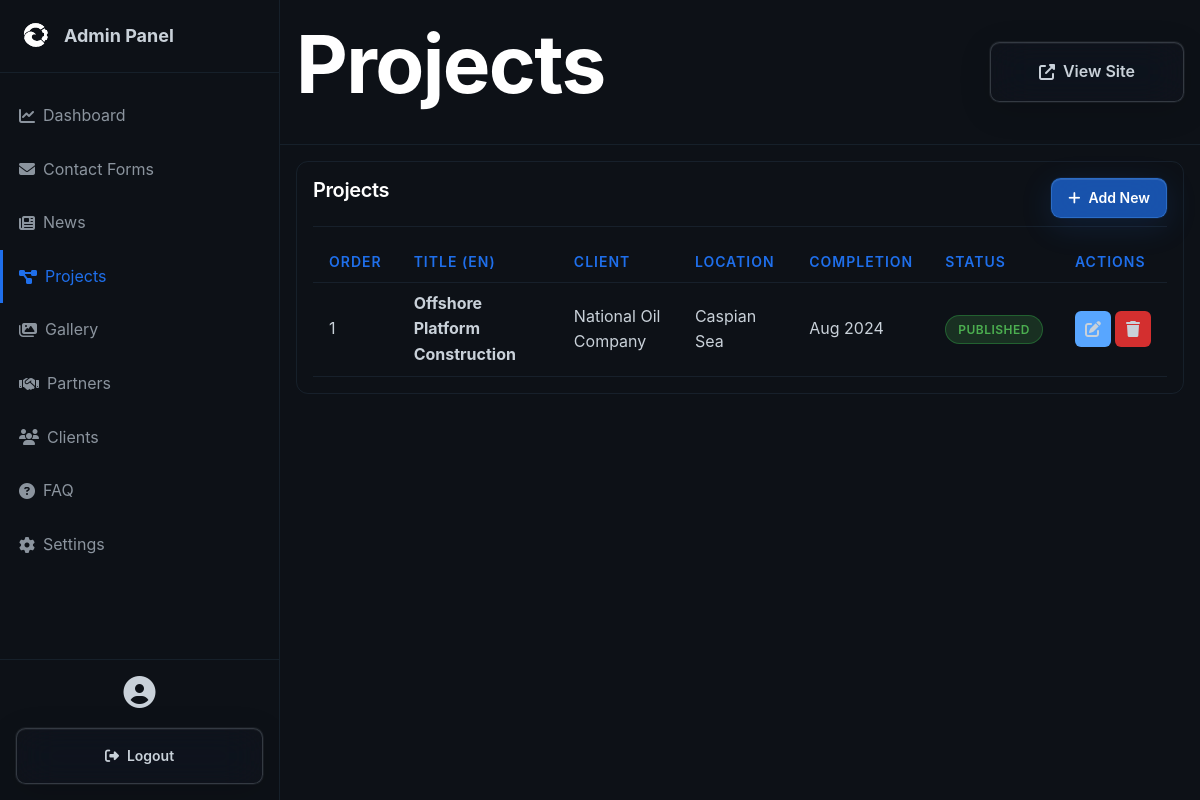
Screenshot of /admin/projects.php (signed in) with the database file from the repository.
### tables this page shows
CREATE TABLE projects (
                id INTEGER PRIMARY KEY AUTOINCREMENT,
                title_en TEXT NOT NULL,
                title_ru TEXT NOT NULL,
                title_az TEXT NOT NULL,
                description_en TEXT NOT NULL,
                description_ru TEXT NOT NULL,
                description_az TEXT NOT NULL,
                category_en TEXT,
                category_ru TEXT,
                category_az TEXT,
                client TEXT,
                completion_date DATE,
                location TEXT,
                images TEXT,
                created_at DATETIME DEFAULT CURRENT_TIMESTAMP,
                updated_at DATETIME DEFAULT CURRENT_TIMESTAMP,
                is_published INTEGER DEFAULT 1,
                sort_order INTEGER DEFAULT 0
            );

### admin/projects.php (the view, shortened to what this page needs)
<?php
require_once 'header.php';
$db = Database::getInstance()->getConnection();
$stmt = $db->query("SELECT * FROM projects ORDER BY sort_order ASC");
$projects = $stmt->fetchAll();
?>
<div class="admin-card">
    <div class="admin-card-header">
        <h3 class="admin-card-title">Projects</h3>
        <a href="<?php echo BASE_URL; ?>/admin/projects-edit.php" class="btn btn-primary btn-sm">
            <i class="fas fa-plus"></i> Add New
        </a>
    </div>
    <?php if (count($projects) > 0): ?>
    <table class="admin-table">
        <thead>
            <tr>
                <th>Order</th>
                <th>Title (EN)</th>
                <th>Client</th>
                <th>Location</th>
                <th>Completion</th>
                <th>Status</th>
                <th>Actions</th>
            </tr>
        </thead>
        <tbody>
            <?php foreach ($projects as $project): ?>
            <tr>
                <td><?php echo $project['sort_order']; ?></td>
                <td><strong><?php echo htmlspecialchars($project['title_en']); ?></strong></td>
                <td><?php echo htmlspecialchars($project['client']); ?></td>
                <td><?php echo htmlspecialchars($project['location']); ?></td>
                <td><?php echo $project['completion_date'] ? date('M Y', strtotime($project['completion_date'])) : '-'; ?></td>
                <td>
                    <?php if ($project['is_published']): ?>
                        <span class="badge badge-success">Published</span>
                    <?php else: ?>
                        <span class="badge badge-danger">Draft</span>
                    <?php endif; ?>
                </td>
                <td>
                    <div class="action-buttons">
                        <a href="<?php echo BASE_URL; ?>/admin/projects-edit.php?id=<?php echo $project['id']; ?>" class="btn-icon btn-edit">
                            <i class="fas fa-edit"></i>
                        </a>
                        <a href="?delete=<?php echo $project['id']; ?>" class="btn-icon btn-delete" onclick="return confirm('Are you sure?')">
                            <i class="fas fa-trash"></i>
                        </a>
                    </div>
                </td>
            </tr>
            <?php endforeach; ?>
        </tbody>
    </table>
    <?php endif; ?>
</div>
<?php require_once 'footer.php'; ?>

### assets/css/style.css (style rules this page uses)
*, *::before, *::after { box-sizing: border-box; margin: 0; padding: 0; }
:root { --bg-primary: #0d1117; --bg-secondary: #161b22; --bg-tertiary: #21262d; --bg-overlay: rgba(13, 17, 23, 0.95); --color-primary: #58a6ff; --color-primary-hover: #79c0ff; --color-secondary: #1f6feb; --color-accent: #39d353; --color-accent-secondary: #56d364; --text-primary: #c9d1d9; --text-secondary: #8b949e; --text-muted: #6e7681; --text-white: #ffffff; --border-primary: #30363d; --border-secondary: #21262d; --border-muted: #161b22; --gradient-brand: linear-gradient(135deg, #58a6ff 0%, #1f6feb 100%); --gradient-success: linear-gradient(135deg, #56d364 0%, #39d353 100%); --gradient-purple: linear-gradient(135deg, #bc8cff 0%, #7c3aed 100%); --glow-primary: 0 0 40px rgba(88, 166, 255, 0.3); --glow-accent: 0 0 40px rgba(56, 211, 83, 0.3); --glow-purple: 0 0 40px rgba(188, 140, 255, 0.3); --spacing-xs: 0.25rem; --spacing-sm: 0.5rem; --spacing-md: 1rem; --spacing-lg: 1.5rem; --spacing-xl: 2rem; --spacing-2xl: 3rem; --spacing-3xl: 4rem; --spacing-4xl: 6rem; --spacing-5xl: 6.5rem; --radius-sm: 0.375rem; --radius-md: 0.6rem; --radius-lg: 0.75rem; --radius-xl: 0.8rem; --radius-2xl: 1rem; --shadow-sm: 0 1px 3px rgba(0, 0, 0, 0.5); --shadow-md: 0 4px 12px rgba(0, 0, 0, 0.4); --shadow-lg: 0 10px 30px rgba(0, 0, 0, 0.5); --shadow-xl: 0 20px 60px rgba(0, 0, 0, 0.6); --transition-fast: 150ms cubic-bezier(0.4, 0, 0.2, 1); --transition-normal: 200ms cubic-bezier(0.4, 0, 0.2, 1); --transition-slow: 300ms cubic-bezier(0.4, 0, 0.2, 1); }
* { margin: 0; padding: 0; box-sizing: border-box; }
html { scroll-behavior: smooth; font-size: 16px; width: 100%; max-width: 100vw; overflow-x: hidden; }
body { font-family: "SF Pro Display", -apple-system, BlinkMacSystemFont, "Segoe UI", "Noto Sans", Helvetica, Arial, sans-serif; background-color: var(--bg-primary); color: var(--text-primary); line-height: 1.6; overflow-x: hidden; width: 100%; max-width: 100vw; -webkit-font-smoothing: antialiased; -moz-osx-font-smoothing: grayscale; }
h1, h2, h3, h4, h5, h6 { font-weight: 600; line-height: 1.2; color: var(--text-white); margin-bottom: var(--spacing-md); letter-spacing: -0.02em; }
h3 { font-size: clamp(1.5rem, 4vw, 2.5rem); }
a { color: var(--color-primary); text-decoration: none; transition: color var(--transition-fast); }
.btn-sm { padding: var(--spacing-sm) var(--spacing-lg); font-size: 0.875rem; }
.btn { display: inline-flex; align-items: center; justify-content: center; gap: var(--spacing-sm); padding: var(--spacing-md) var(--spacing-2xl); font-weight: 600; font-size: 1rem; border-radius: var(--radius-md); border: 1px solid transparent; cursor: pointer; transition: all var(--transition-fast); text-align: center; white-space: nowrap; font-family: inherit; }
.btn-primary { background: rgba(31, 111, 235, 0.7); backdrop-filter: blur(20px) saturate(180%); -webkit-backdrop-filter: blur(20px) saturate(180%); color: var(--text-white); border: 1px solid rgba(88, 166, 255, 0.3); box-shadow: 0 8px 32px rgba(31, 111, 235, 0.15), inset 0 1px 0 rgba(255, 255, 255, 0.1), 0 0 0 1px rgba(31, 111, 235, 0.1); position: relative; overflow: hidden; }
.btn-primary::before { content: ""; position: absolute; top: 0; left: -100%; width: 100%; height: 100%; background: linear-gradient( 90deg, transparent, rgba(88, 166, 255, 0.3), transparent ); transition: left 0.5s ease; }
.badge { display: inline-block; padding: var(--spacing-xs) var(--spacing-md); border-radius: var(--radius-md); font-size: 0.75rem; font-weight: 600; text-transform: uppercase; letter-spacing: 0.5px; border: 1px solid; }
.badge-success { background: rgba(56, 211, 83, 0.1); color: var(--color-accent); border-color: rgba(56, 211, 83, 0.3); }

### rows the page displays
projects: sort_order "1", title_en "Offshore Platform Construction", client "National Oil Company", location "Caspian Sea", completion_date "Aug 2024", is_published "PUBLISHED"

### other values shown
str_replace('-', ' ', $current_page) "Projects"
